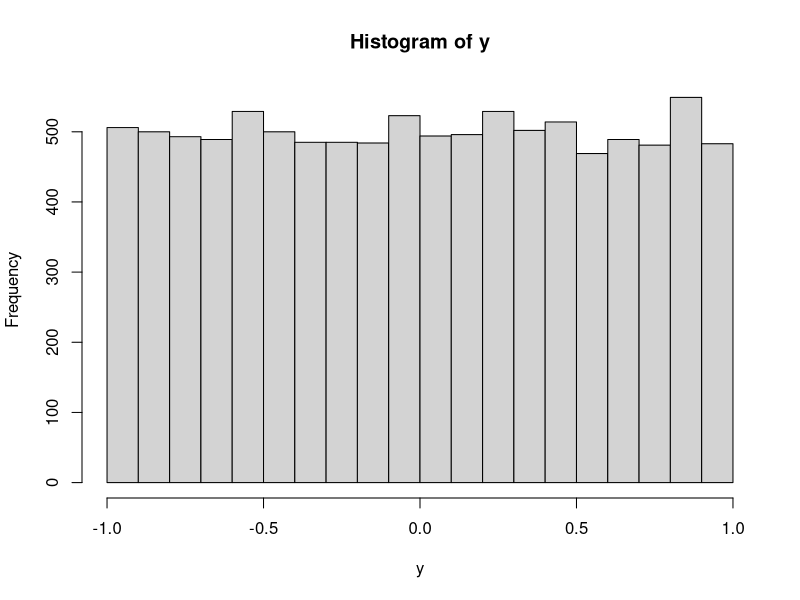
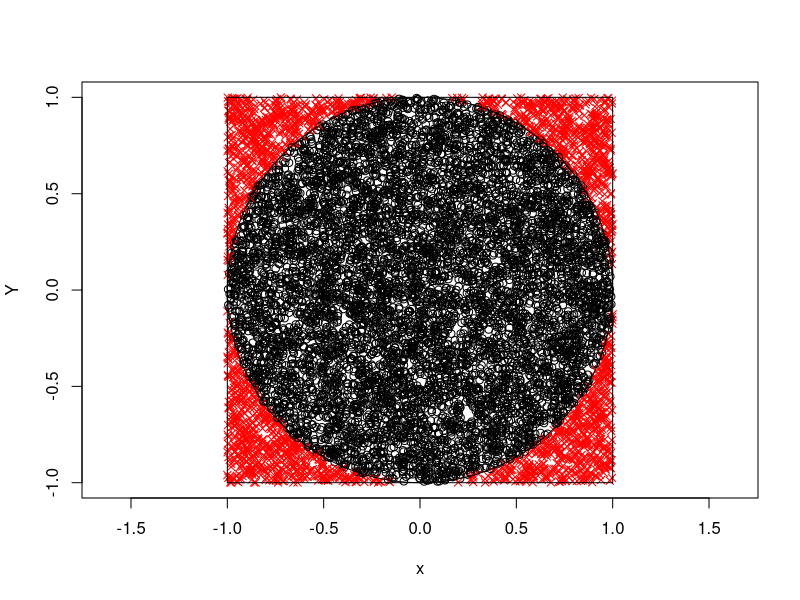

Write the R code that produced these figures, in order.
# GENERACION DE NUMEROS ALEATORIOS
# Aproximar el valor de pi mediante simulacion a partir de P(x^2+y^2 <= 1)

set.seed(1)
n <- 10000
x <- runif(n, -1, 1)
y <- runif(n, -1, 1)
indice <- (x^2+y^2 <= 1)
mean(indice)
pi/4

pi_aprox <- 4*mean(indice)
pi_aprox
hist(y)

# GENERAMOS EL GRAFICO
# Colores y simbolos dependiendo de si el indice correspondiente es verdadero
color <- ifelse(indice, "black", "red")
simbolo <- ifelse(indice, 1, 4)
plot(x, y, pch = simbolo, col = color, xlim = c(-1, 1), xlab = "x", ylab = "Y", asp = 1)

# asp = 1 para dibujar circulo
symbols(0,0,circles = 1, inches = FALSE, add = TRUE)
symbols(0,0,squares = 2, inches = FALSE, add = TRUE)
